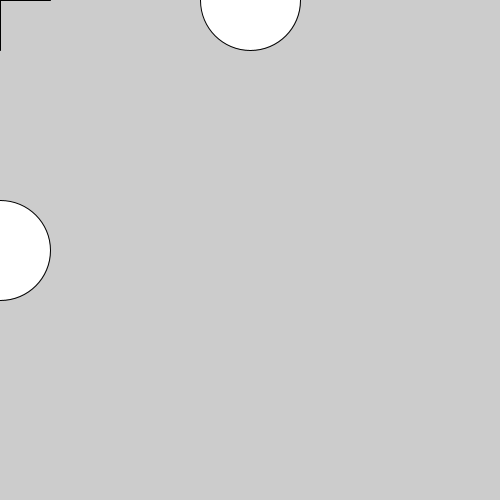
Frame 1 (no input)
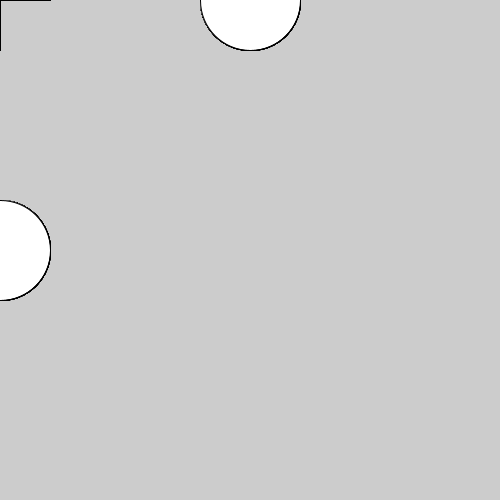
Frame 60 (the mouse pressed at the canvas centre just before this capture)
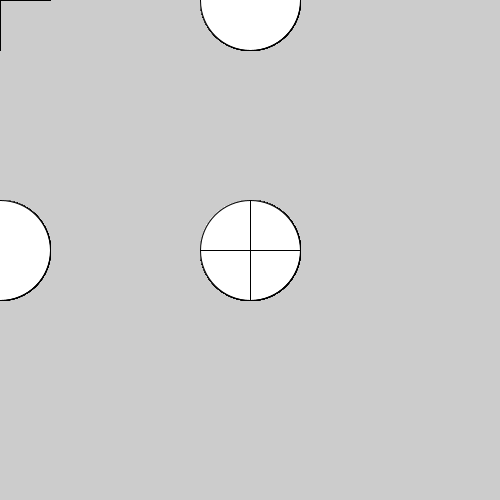
Frame 120 (the mouse held since frame 60 and released just before this capture)

The Processing sketch that drew these frames (run headless with seeded random() and noise(); from frame 60 on, the mouse is pressed at the canvas centre):

// Processing sketch: processing_44719
// ── processing_44719.pde

void setup(){
  size(500,500);
  smooth();
   
}

void draw(){
  ellipse(mouseY, 250, 100, 100);
  ellipse(250, mouseY, 100,100); 
  line(mouseX-50, mouseY, mouseX+50, mouseY);
  line(mouseX, mouseY-50, mouseX, mouseY+50);
  
}
